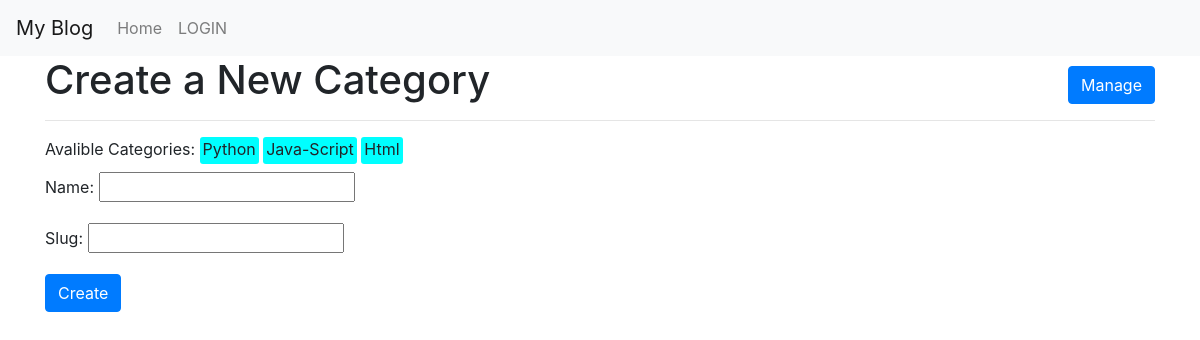
The app's page /create_category/ with its own data.
### blog/models.py (models this page shows, shortened)
class Category(models.Model):
    name = models.CharField(max_length=255)
    slug = models.SlugField(unique=True, max_length=255)
    class Meta:
        verbose_name_plural = "categories"

### blog/views.py (the view)
# urls.py: path('create_category/', views.create_category, name='create_category'),
def create_category(request):
    if request.method == 'POST':
        form = CreateCategoryForm(request.POST)
        if form.is_valid():
            name = form.cleaned_data['name']
            slug = form.cleaned_data['slug']
            i = 0
            while Category.objects.filter(slug=slug).exists():
                i += 1
                slug = f'{slug}-{i}'
            category = Category.objects.create(name=name, slug=slug)
            form = CreateCategoryForm()
            return redirect('create_category')
    else:
        form = CreateCategoryForm()
    categories = Category.objects.all()
    return render(request, 'blog/create_category.html', {'form': form, 'categories': categories})

### blog/forms.py
class CreateCategoryForm(forms.ModelForm):
    class Meta:
        model = Category
        fields = ('name','slug')

### blog/templatetags/custom_filters.py (called while the page is built)
@register.filter
def title_case(value):
    return value.title()

### blog/views.py (called while the page is built, shortened)
    def __call__(self, request):
        current_time =  dt.now().strftime("%Y-%m-%d %H:%M:%S")#timezone.now()
        response = self.get_response(request)
        return response

### blog/templates/blog/create_category.html (shortened to what this page needs)
{% extends 'blog/base.html' %}
{% load custom_filters %}
{% block content %}
  <button class="btn btn-primary" style="float: right; margin-top: 10px;">
    <a href="{% url 'blog:manage_slugs' %}" style="color: white;">Manage</a>
  </button>
  <h1>Create a New Category</h1>
  <hr>
  Avalible Categories:
    {% for category in categories %}
    <label style="background-color: aqua; padding: 3px;border-radius: 3px;padding-top:0px;">{{ category.name|title_case }}</label>
    {% endfor %}
    <br>
  <form method="post">
        {{ form.as_p }}
    <button type="submit" class="btn btn-primary">Create</button>
  </form>
{% endblock %}

### staticfiles/css/blog.css (style rules this page uses)
.btn-primary { background-color: #007bff; border-color: #007bff; }

### records on screen
Category: name "Python"
Category: name "Java-Script"
Category: name "Html"
